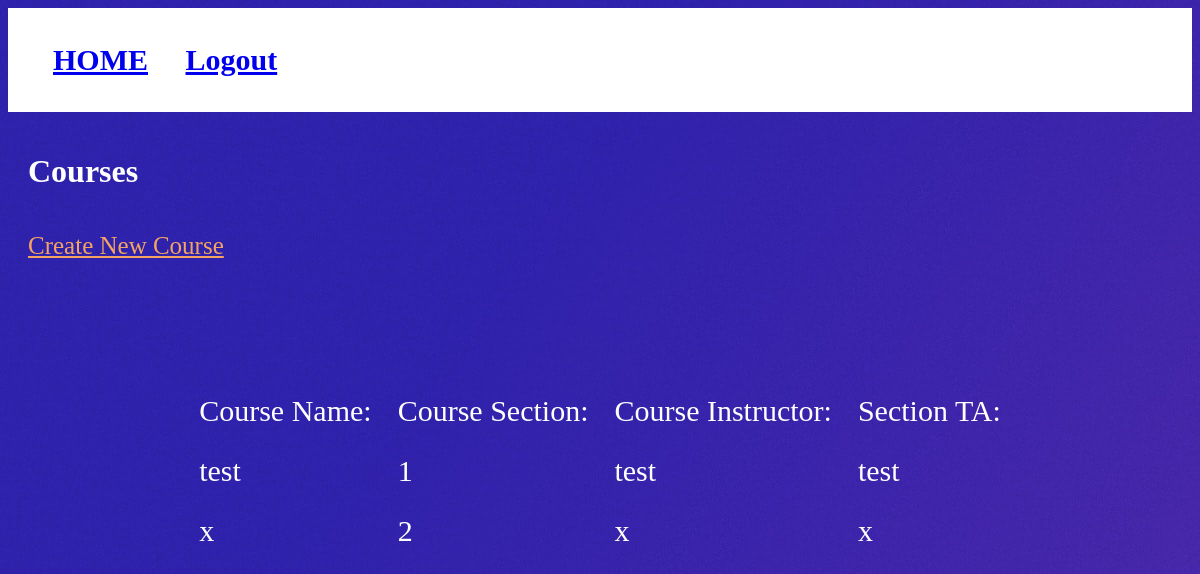
The app's page /home/viewcourse.html, older data.
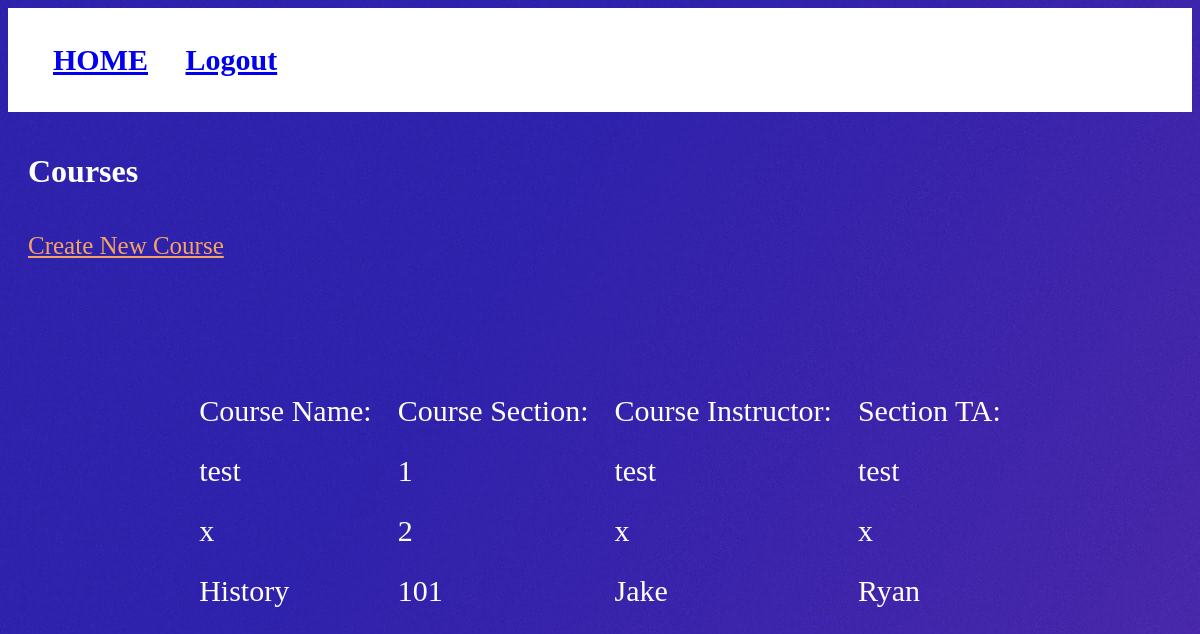
The same page, newer data.
### PurplePanda/models.py (models this page shows, shortened)
class MyCourses(models.Model):
    courseName = models.CharField(max_length=20)
    courseSection = models.IntegerField(default=0)
    courseInstructor = models.CharField(max_length=50, default=None)
    courseTA = models.CharField(max_length=50, default=None)

### PurplePanda/views.py (the view, shortened to what this page needs)
# urls.py: path('home/viewcourse.html', ViewCourses.as_view()),
class ViewCourses(View):
    def get(self, request):
        x = list(MyCourses.objects.all())
        if x is None:
            return render(request, "viewcourse.html", {"print": "No Courses have been created yet!"})
        return render(request, "viewcourse.html", {"print": x})

### templates/viewcourse.html (shortened to what this page needs)
{% load static %}
<!DOCTYPE html>
<html lang="en">
<head>
    <link href="{% static 'css/loginstyle.css' %}" rel="stylesheet" type="text/css"/>
</head>
<body>
    <nav class= "navbar">
      <ul>
        <li><a href= "/home"> HOME</a></li>
        <li><a href= "login.html"> Logout </a></li>
      </ul>
    </nav>
    <h1 class="header2">Courses</h1>
    <a  class="create" href="createcourse.html">Create New Course</a>
    <div class="users">
        <table class="loginTable">
                <tr>
                    <td>Course Name: </td>
                    <td>Course Section: </td>
                    <td>Course Instructor: </td>
                    <td>Section TA: </td>
                </tr>
            {% for i in print %}
                <tr>
                    <td>{{ i.courseName }}</td>
                    <td>{{ i.courseSection }}</td>
                    <td>{{ i.courseInstructor }}</td>
                    <td>{{ i.courseTA }}</td>
                </tr>
            {% endfor %}
        </table>
    </div>
</body>
</html>

### static/css/loginstyle.css (style rules this page uses)
.header2 { alignment: left; color:white; padding:20px; }
body { background-image: url("/static/Images/Purple-Background.jpg"); border-style:none; }
.users { padding:20px; font-size:25px; color:white; }
.create { padding:20px; font-size:25px; color:sandybrown; }
tr,td { padding:12px; }
.loginTable { padding:100px; margin-left: auto; margin-right: auto; color: white; font-size: 30px; }
.navbar { background-color: white; color: purple; border-style:none; font-weight: bold; font-size: 30px; padding:5px; font-family: serif, Georgia; }
.navbar li { display: inline-block; margin-right: 30px; font-size: 30px; }

Row changes from the older to the newer data that the page shows:
added MyCourses: courseName "History", courseSection "101", courseInstructor "Jake", courseTA "Ryan"
